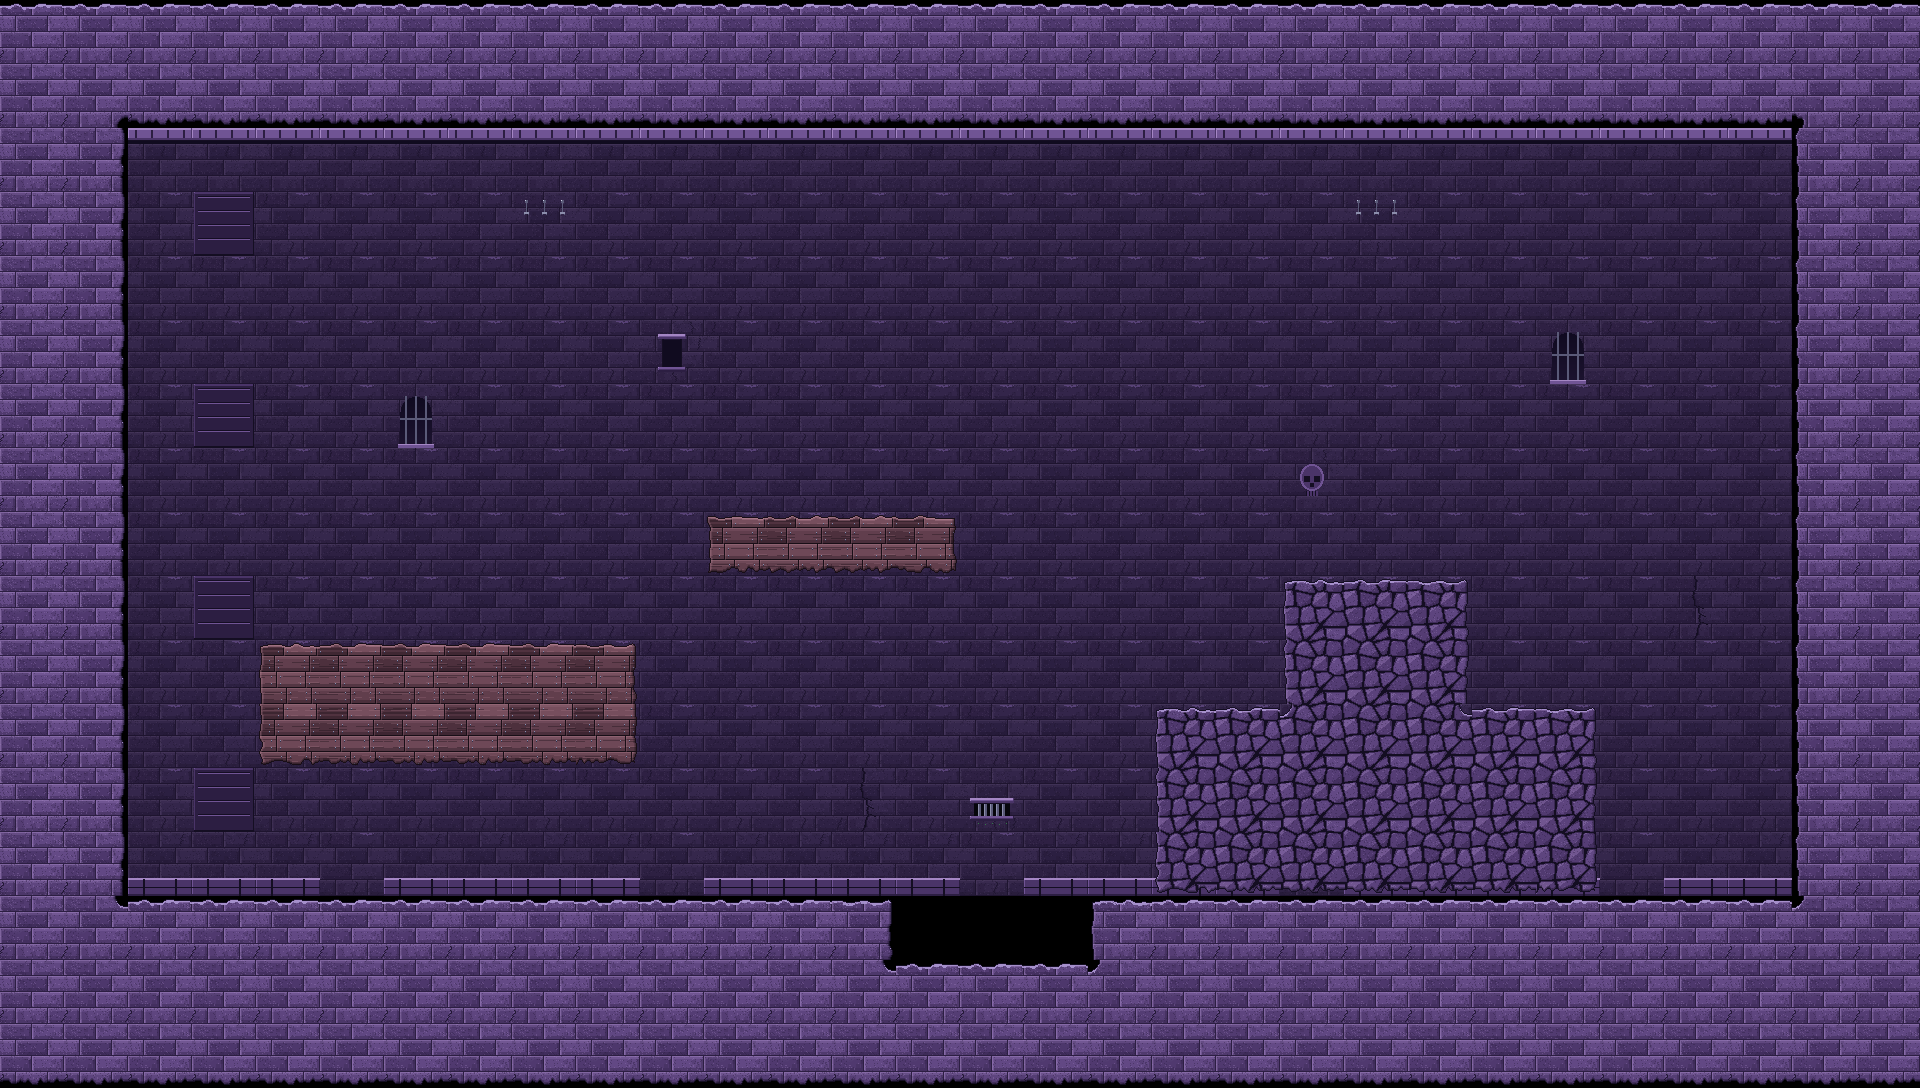

The image is a tile-based game level rendered from a .tmx file. Its description and complete source (layers, tilesets, objects, tile grids) follow:
An orthogonal 30x17 tile map with 64x64 px tiles, 4 tile layers (back_walls, terrain_stone, terrain_wood, terrain_rock), 4 tilesets and 4 objects (player_spawn, exit_door, torch_here, pit_hazard).

<map version="1.10" tiledversion="1.10.2" orientation="orthogonal" renderorder="right-down" width="30" height="17" tilewidth="64" tileheight="64" infinite="0" nextlayerid="7" nextobjectid="5">
 <tileset firstgid="1" source="terrain_stone/crypt_stone.tsx" />
 <tileset firstgid="49" source="terrain_wood/crypt_wood.tsx" />
 <tileset firstgid="97" source="terrain_rock/crypt_rock.tsx" />
 <tileset firstgid="145" source="crypt_walls.tsx" />
 <layer id="1" name="back_walls" width="30" height="17">
  <data encoding="csv">
0,0,0,0,0,0,0,0,0,0,0,0,0,0,0,0,0,0,0,0,0,0,0,0,0,0,0,0,0,0,
0,0,0,0,0,0,0,0,0,0,0,0,0,0,0,0,0,0,0,0,0,0,0,0,0,0,0,0,0,0,
0,0,152,152,152,152,152,152,152,152,152,152,152,152,152,152,152,152,152,152,152,152,152,152,152,152,152,152,0,0,
0,0,145,148,145,145,145,145,155,145,145,145,145,145,145,145,145,145,145,145,145,155,145,145,145,145,145,145,0,0,
0,0,145,145,145,145,145,145,145,145,145,145,145,145,145,145,145,145,145,145,145,145,145,145,145,145,145,145,0,0,
0,0,145,145,145,145,145,145,145,145,150,145,145,145,145,145,145,145,145,145,145,145,145,145,146,145,145,145,0,0,
0,0,145,148,145,145,146,145,145,145,145,145,145,145,145,145,145,145,145,145,145,145,145,145,145,145,145,145,0,0,
0,0,145,145,145,145,145,145,145,145,145,145,145,145,145,145,145,145,145,145,154,145,145,145,145,145,145,145,0,0,
0,0,145,145,145,145,145,145,145,145,145,145,145,145,145,145,145,145,145,145,145,145,145,145,145,145,145,145,0,0,
0,0,145,148,145,145,145,145,145,145,145,145,145,145,145,145,145,145,145,145,145,145,145,145,145,145,149,145,0,0,
0,0,145,145,145,145,145,145,145,145,145,145,145,145,145,145,145,145,145,145,145,145,145,145,145,145,145,145,0,0,
0,0,145,145,145,145,145,145,145,145,145,145,145,145,145,145,145,145,145,145,145,145,145,145,145,145,145,145,0,0,
0,0,145,148,145,145,145,145,145,145,145,145,145,149,145,147,145,145,145,145,145,145,145,145,145,145,145,145,0,0,
0,0,153,153,153,145,153,153,153,153,145,153,153,153,153,145,153,153,153,153,145,153,153,153,153,145,153,153,0,0,
0,0,0,0,0,0,0,0,0,0,0,0,0,0,0,0,0,0,0,0,0,0,0,0,0,0,0,0,0,0,
0,0,0,0,0,0,0,0,0,0,0,0,0,0,0,0,0,0,0,0,0,0,0,0,0,0,0,0,0,0,
0,0,0,0,0,0,0,0,0,0,0,0,0,0,0,0,0,0,0,0,0,0,0,0,0,0,0,0,0,0
</data>
 </layer>
 <layer id="2" name="terrain_stone" width="30" height="17">
  <data encoding="csv">
32,32,32,32,32,32,32,32,32,32,32,32,32,32,32,32,32,32,32,32,32,32,32,32,32,32,32,32,32,32,
47,45,37,37,37,37,37,37,37,37,37,37,37,37,37,37,37,37,37,37,37,37,37,37,37,37,37,37,42,47,
47,43,0,0,0,0,0,0,0,0,0,0,0,0,0,0,0,0,0,0,0,0,0,0,0,0,0,0,13,47,
47,43,0,0,0,0,0,0,0,0,0,0,0,0,0,0,0,0,0,0,0,0,0,0,0,0,0,0,13,47,
47,43,0,0,0,0,0,0,0,0,0,0,0,0,0,0,0,0,0,0,0,0,0,0,0,0,0,0,13,47,
47,43,0,0,0,0,0,0,0,0,0,0,0,0,0,0,0,0,0,0,0,0,0,0,0,0,0,0,13,47,
47,43,0,0,0,0,0,0,0,0,0,0,0,0,0,0,0,0,0,0,0,0,0,0,0,0,0,0,13,47,
47,43,0,0,0,0,0,0,0,0,0,0,0,0,0,0,0,0,0,0,0,0,0,0,0,0,0,0,13,47,
47,43,0,0,0,0,0,0,0,0,0,0,0,0,0,0,0,0,0,0,0,0,0,0,0,0,0,0,13,47,
47,43,0,0,0,0,0,0,0,0,0,0,0,0,0,0,0,0,0,0,0,0,0,0,0,0,0,0,13,47,
47,43,0,0,0,0,0,0,0,0,0,0,0,0,0,0,0,0,0,0,0,0,0,0,0,0,0,0,13,47,
47,43,0,0,0,0,0,0,0,0,0,0,0,0,0,0,0,0,0,0,0,0,0,0,0,0,0,0,13,47,
47,43,0,0,0,0,0,0,0,0,0,0,0,0,0,0,0,0,0,0,0,0,0,0,0,0,0,0,13,47,
47,43,0,0,0,0,0,0,0,0,0,0,0,0,0,0,0,0,0,0,0,0,0,0,0,0,0,0,13,47,
47,46,32,32,32,32,32,32,32,32,32,32,32,27,0,0,0,11,32,32,32,32,32,32,32,32,32,32,34,47,
47,47,47,47,47,47,47,47,47,47,47,47,47,46,32,32,32,34,47,47,47,47,47,47,47,47,47,47,47,47,
37,37,37,37,37,37,37,37,37,37,37,37,37,37,37,37,37,37,37,37,37,37,37,37,37,37,37,37,37,37
</data>
 </layer>
 <layer id="3" name="terrain_wood" width="30" height="17">
  <data encoding="csv">
0,0,0,0,0,0,0,0,0,0,0,0,0,0,0,0,0,0,0,0,0,0,0,0,0,0,0,0,0,0,
0,0,0,0,0,0,0,0,0,0,0,0,0,0,0,0,0,0,0,0,0,0,0,0,0,0,0,0,0,0,
0,0,0,0,0,0,0,0,0,0,0,0,0,0,0,0,0,0,0,0,0,0,0,0,0,0,0,0,0,0,
0,0,0,0,0,0,0,0,0,0,0,0,0,0,0,0,0,0,0,0,0,0,0,0,0,0,0,0,0,0,
0,0,0,0,0,0,0,0,0,0,0,0,0,0,0,0,0,0,0,0,0,0,0,0,0,0,0,0,0,0,
0,0,0,0,0,0,0,0,0,0,0,0,0,0,0,0,0,0,0,0,0,0,0,0,0,0,0,0,0,0,
0,0,0,0,0,0,0,0,0,0,0,0,0,0,0,0,0,0,0,0,0,0,0,0,0,0,0,0,0,0,
0,0,0,0,0,0,0,0,0,0,0,0,0,0,0,0,0,0,0,0,0,0,0,0,0,0,0,0,0,0,
0,0,0,0,0,0,0,0,0,0,0,51,64,64,62,0,0,0,0,0,0,0,0,0,0,0,0,0,0,0,
0,0,0,0,0,0,0,0,0,0,0,0,0,0,0,0,0,0,0,0,0,0,0,0,0,0,0,0,0,0,
0,0,0,0,59,80,80,80,80,75,0,0,0,0,0,0,0,0,0,0,0,0,0,0,0,0,0,0,0,0,
0,0,0,0,53,85,85,85,85,83,0,0,0,0,0,0,0,0,0,0,0,0,0,0,0,0,0,0,0,0,
0,0,0,0,0,0,0,0,0,0,0,0,0,0,0,0,0,0,0,0,0,0,0,0,0,0,0,0,0,0,
0,0,0,0,0,0,0,0,0,0,0,0,0,0,0,0,0,0,0,0,0,0,0,0,0,0,0,0,0,0,
0,0,0,0,0,0,0,0,0,0,0,0,0,0,0,0,0,0,0,0,0,0,0,0,0,0,0,0,0,0,
0,0,0,0,0,0,0,0,0,0,0,0,0,0,0,0,0,0,0,0,0,0,0,0,0,0,0,0,0,0,
0,0,0,0,0,0,0,0,0,0,0,0,0,0,0,0,0,0,0,0,0,0,0,0,0,0,0,0,0,0
</data>
 </layer>
 <layer id="4" name="terrain_rock" width="30" height="17">
  <data encoding="csv">
0,0,0,0,0,0,0,0,0,0,0,0,0,0,0,0,0,0,0,0,0,0,0,0,0,0,0,0,0,0,
0,0,0,0,0,0,0,0,0,0,0,0,0,0,0,0,0,0,0,0,0,0,0,0,0,0,0,0,0,0,
0,0,0,0,0,0,0,0,0,0,0,0,0,0,0,0,0,0,0,0,0,0,0,0,0,0,0,0,0,0,
0,0,0,0,0,0,0,0,0,0,0,0,0,0,0,0,0,0,0,0,0,0,0,0,0,0,0,0,0,0,
0,0,0,0,0,0,0,0,0,0,0,0,0,0,0,0,0,0,0,0,0,0,0,0,0,0,0,0,0,0,
0,0,0,0,0,0,0,0,0,0,0,0,0,0,0,0,0,0,0,0,0,0,0,0,0,0,0,0,0,0,
0,0,0,0,0,0,0,0,0,0,0,0,0,0,0,0,0,0,0,0,0,0,0,0,0,0,0,0,0,0,
0,0,0,0,0,0,0,0,0,0,0,0,0,0,0,0,0,0,0,0,0,0,0,0,0,0,0,0,0,0,
0,0,0,0,0,0,0,0,0,0,0,0,0,0,0,0,0,0,0,0,0,0,0,0,0,0,0,0,0,0,
0,0,0,0,0,0,0,0,0,0,0,0,0,0,0,0,0,0,0,0,107,128,123,0,0,0,0,0,0,0,
0,0,0,0,0,0,0,0,0,0,0,0,0,0,0,0,0,0,0,0,109,143,139,0,0,0,0,0,0,0,
0,0,0,0,0,0,0,0,0,0,0,0,0,0,0,0,0,0,107,128,130,143,142,128,123,0,0,0,0,0,
0,0,0,0,0,0,0,0,0,0,0,0,0,0,0,0,0,0,109,143,143,143,143,143,139,0,0,0,0,0,
0,0,0,0,0,0,0,0,0,0,0,0,0,0,0,0,0,0,101,133,133,133,133,133,131,0,0,0,0,0,
0,0,0,0,0,0,0,0,0,0,0,0,0,0,0,0,0,0,0,0,0,0,0,0,0,0,0,0,0,0,
0,0,0,0,0,0,0,0,0,0,0,0,0,0,0,0,0,0,0,0,0,0,0,0,0,0,0,0,0,0,
0,0,0,0,0,0,0,0,0,0,0,0,0,0,0,0,0,0,0,0,0,0,0,0,0,0,0,0,0,0
</data>
 </layer>
 <objectgroup id="5" name="markers">
  <object id="1" name="player_spawn" x="192" y="832"><point /></object>
  <object id="2" name="exit_door" x="1664" y="896"><point /></object>
  <object id="3" name="torch_here" x="320" y="320"><point /></object>
  <object id="4" name="pit_hazard" x="896" y="896"><point /></object>
 </objectgroup>
</map>
